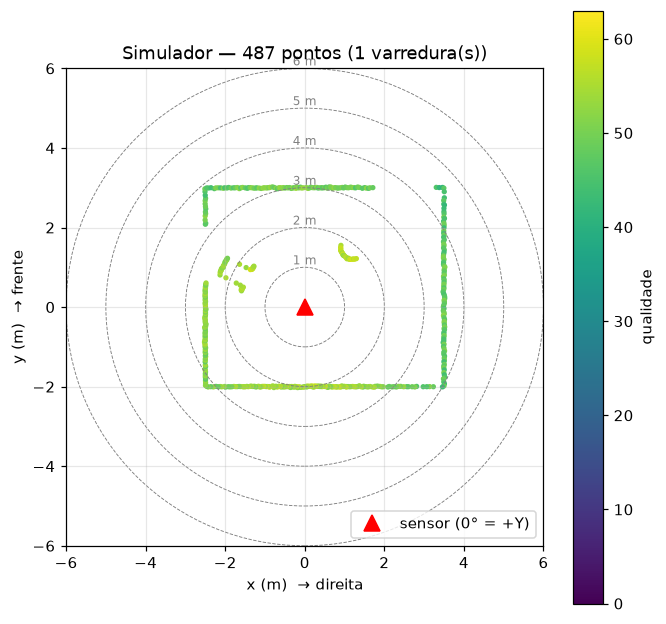

The Python source for this figure:
"""Script descartável: desenha a sala simulada (vista de cima) em matplotlib.

Uso:  python scripts/preview_simulator.py [--show] [--scans N] [--range M]
Sem --show salva scripts/preview_simulator.png.
Convenção: 0° = +Y (frente), horário. Cor = qualidade.
"""
import argparse
import sys
from pathlib import Path

import matplotlib
import numpy as np

ROOT = Path(__file__).resolve().parent.parent
sys.path.insert(0, str(ROOT))

from backend.pipeline import scan_to_frame                            # noqa: E402
from backend.sources.simulator import default_scene, simulate_scan    # noqa: E402

ap = argparse.ArgumentParser()
ap.add_argument("--show", action="store_true")
ap.add_argument("--scans", type=int, default=1, help="varreduras sobrepostas")
ap.add_argument("--range", type=float, default=6.0, help="alcance dos eixos (m)")
args = ap.parse_args()

if not args.show:
    matplotlib.use("Agg")
import matplotlib.pyplot as plt                                       # noqa: E402

rng = np.random.default_rng(0)
scene = default_scene()
xs, ys, qs = [], [], []
for _ in range(args.scans):
    f = scan_to_frame(simulate_scan(scene, rng))
    xs += f.x
    ys += f.y
    qs += f.q
x, y = np.array(xs) / 1000, np.array(ys) / 1000

fig, ax = plt.subplots(figsize=(7, 7))
sc = ax.scatter(x, y, c=qs, s=6, cmap="viridis", vmin=0, vmax=63)
for r in range(1, int(args.range) + 1):
    ax.add_patch(plt.Circle((0, 0), r, fill=False, color="gray", lw=0.6, ls="--"))
    ax.text(0, r, f"{r} m", color="gray", fontsize=8, ha="center", va="bottom")
ax.plot(0, 0, "r^", ms=10, label="sensor (0° = +Y)")
ax.set_xlim(-args.range, args.range)
ax.set_ylim(-args.range, args.range)
ax.set_aspect("equal")
ax.grid(alpha=0.3)
ax.set_xlabel("x (m)  → direita")
ax.set_ylabel("y (m)  → frente")
ax.set_title(f"Simulador — {len(x)} pontos ({args.scans} varredura(s))")
fig.colorbar(sc, label="qualidade")
ax.legend(loc="lower right")

if args.show:
    plt.show()
else:
    out = ROOT / "scripts" / "preview_simulator.png"
    fig.savefig(out, dpi=110, bbox_inches="tight")
    print("salvo em", out)
